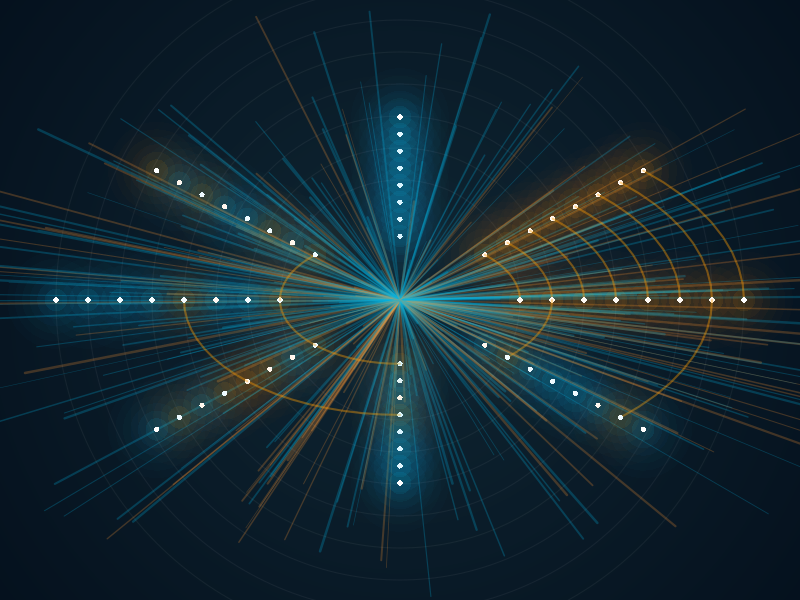

Source code (R):
####
# This R script creates a cryptic background image for the cover-art.
####

# 1. Data & Color Setup
open.data <- rbind(
  c(0,1,1,0,1,1,1,1), # o
  c(0,1,1,1,0,0,0,0), # p
  c(0,1,1,0,0,1,0,1), # e
  c(0,1,1,0,1,1,1,0), # n
  c(0,1,1,0,0,1,0,0), # d
  c(0,1,1,0,0,0,0,1), # a
  c(0,1,1,1,0,1,0,0), # t
  c(0,1,1,0,0,0,0,1)  # a
)
# Note: Using your logic where 0=Teal, 1=Orange
teal <- "#00d2ff"
orange <- "#ff9d00"
bg_col <- "#040c18"

png("../report/assets/images/cover.png", width = 2480, height = 3508, res = 300)
par(mar = c(0,0,0,0), bg = bg_col)
plot(NULL, xlim = c(-1, 1), ylim = c(-1.41, 1.41), axes = FALSE, xaxs="i", yaxs="i")

# 2. DRAW FIRST: Deep Radial Gradient
# This creates the background 'glow' that everything else sits on.
for(r in seq(1.5, 0, length.out=150)) {
  col <- rgb(0.01 + 0.05*(1-r/1.5), 0.05 + 0.1*(1-r/1.5), 0.1 + 0.1*(1-r/1.5))
  symbols(0, 0, circles=r, inches=FALSE, add=TRUE, fg=NA, bg=col)
}

# 3. DRAW SECOND: Focal Lines
# Now these are drawn on top of the gradient, but will be 'behind' the orbits.
set.seed(12125)
focal_point <- c(0, 0)
for (i in 1:350) {
  angle <- runif(1, 0, 2 * pi)
  dist <- runif(1, 0.1, 1.4)
  col <- if(runif(1) > 0.7) rgb(1, 0.6, 0.2, 0.24) else rgb(0, 0.7, 0.9, 0.25)
  segments(focal_point[1], focal_point[2], 
           focal_point[1] + cos(angle) * dist, 
           focal_point[2] + sin(angle) * dist, 
           col = col, lwd = runif(1, 0.5, 2.5))
}

# 4. DRAW LAST: Orbit paths and nodes
# This is the topmost layer.
inner_r <- 0.3; step_r <- 0.08
for(i in 1:8) {
  r <- inner_r + (i-1)*step_r
  # Faint orbit circle
  symbols(0, 0, circles=r, inches=FALSE, add=TRUE, fg=rgb(1,1,1,0.05))
  
  for(j in 1:8) {
    angle <- pi/2 - (j-1)*(2*pi/8)
    val <- open.data[i,j] 
    col <- if(val == 1) orange else teal # Correcting mapping to your bit logic
    x <- r * cos(angle)
    y <- r * sin(angle)
    
    # Layered glow for the data nodes
    for(g in 1:6) points(x, y, col=adjustcolor(col, 0.08/g), pch=16, cex=1+g*2)
    # Core point
    points(x, y, col="white", pch=16, cex=0.7)
    
    # Connect bits along the orbit if they are both '1's
    if(val == 1 && open.data[i, (j %% 8) + 1] == 1) {
      angles <- seq(angle, pi/2 - j*(2*pi/8), length.out=10)
      lines(r*cos(angles), r*sin(angles), col=adjustcolor(orange, 0.4), lwd=2)
    }
  }
}

dev.off()
